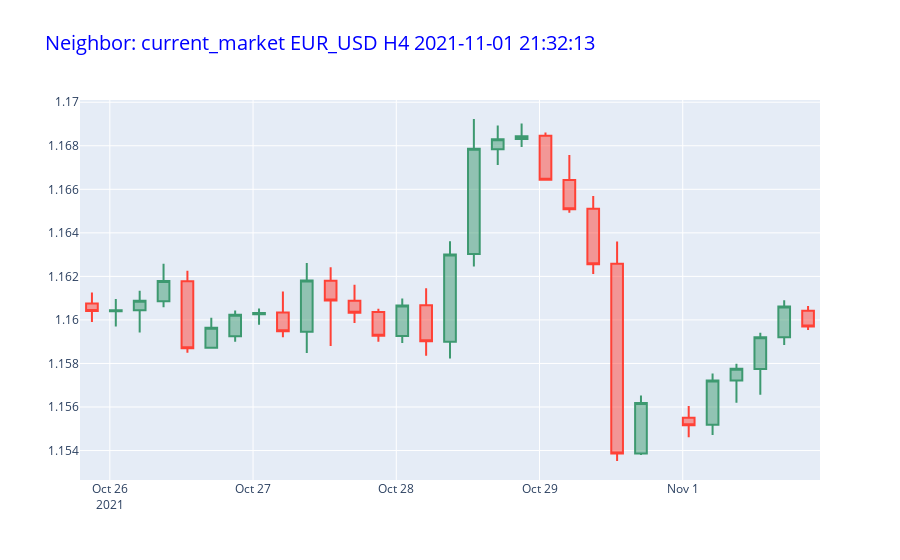

Source (notebook cell):
### Markdown cell above
### Currnet Market/Candlestick

### Code cell
closed_candle = "currnet_market_data.csv"
data = pd.read_csv(filename)
data = data.iloc[candle_no-30:candle_no+1]
data.to_csv(path + "/" + closed_candle, header = True, index = False)
viz(data, "current_market")
